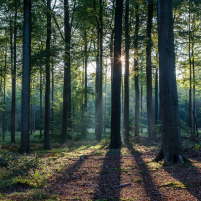
#> input picture data/images/coco/forest_coco.png, 201 x 201 px
$ jupyter execute --allow-errors build_dev_14.ipynb
#> lines starting #> are read from the running program, lines starting #| are printed output that depends on the picture
# Laplacian Associative Memory (LAM) - DEV 10

[Multiscale representations of community structures in attractor neural networks](https://www.ncbi.nlm.nih.gov/pmc/articles/PMC8412329/pdf/pcbi.1009296.pdf) (2021)

- Gabor Filter pt2

[cell 1]
from nn import LAM
import libtools

[cell 2]
import PIL.Image
import numpy as np
import matplotlib.pyplot as plt

[cell 3]
# np.random.seed(123)

#> (a cell that did not finish here is left out)

---

### ANGULAR COMPONENT

[cell 5]
# Load Sample Image
img = PIL.Image.open("../data/images/coco/forest_coco.png").convert('L')
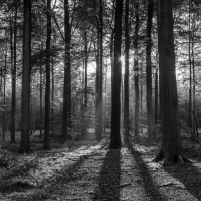
#> img: PIL image 201x201 L; min 0, max 251, mean 70
img = np.array(img, dtype=float) / np.max(img)
#> img: shape (201, 201) float64
print(img.shape)
#| (201, 201)

[cell 6]
step = 20
f_size = 5

pad = int(step/2)
pad_im = np.pad(img, pad, mode='constant', constant_values=0)
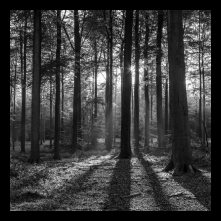
#> pad_im: shape (221, 221) float64; min 0, max 1, mean 0.231
features = np.zeros_like(pad_im)

#> (the rest of this cell did not finish here and is left out)

$ run again, with data/images/coco/apparatus.png copied over data/images/coco/forest_coco.png
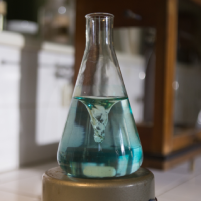
#> input picture data/images/coco/apparatus.png, 201 x 201 px
#> `img = PIL.Image.open("../data/images/coco/forest_coco.png").convert('L')`:
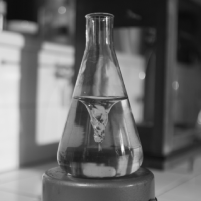
#> img: PIL image 201x201 L; min 11, max 254, mean 105.3
#| (201, 201)
#> `pad_im = np.pad(img, pad, mode='constant', constant_values=0)`:
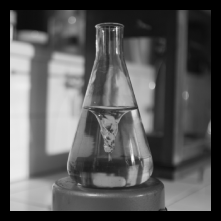
#> pad_im: shape (221, 221) float64; min 0, max 1, mean 0.343

$ run again, with data/images/coco/astronaut.png copied over data/images/coco/forest_coco.png
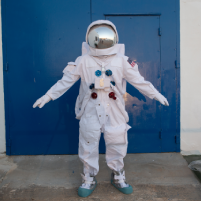
#> input picture data/images/coco/astronaut.png, 201 x 201 px
#> `img = PIL.Image.open("../data/images/coco/forest_coco.png").convert('L')`:
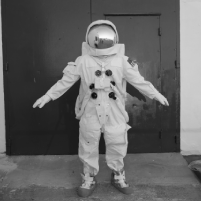
#> img: PIL image 201x201 L; min 10, max 250, mean 100.4
#| (201, 201)
#> `pad_im = np.pad(img, pad, mode='constant', constant_values=0)`:
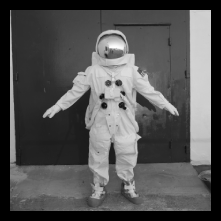
#> pad_im: shape (221, 221) float64; min 0, max 1, mean 0.332
